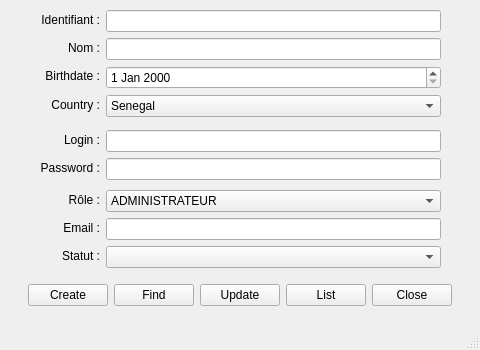
<?xml version="1.0" encoding="UTF-8"?>
<ui version="4.0">
 <class>UIUser</class>
 <widget class="QMainWindow" name="UIUser">
  <property name="geometry">
   <rect>
    <x>0</x>
    <y>0</y>
    <width>480</width>
    <height>350</height>
   </rect>
  </property>
  <property name="minimumSize">
   <size>
    <width>480</width>
    <height>350</height>
   </size>
  </property>
  <property name="maximumSize">
   <size>
    <width>480</width>
    <height>350</height>
   </size>
  </property>
  <property name="windowTitle">
   <string>Gestion des utilisateurs - Admin : </string>
  </property>
  <widget class="QWidget" name="centralwidget">
   <widget class="QWidget" name="formLayoutWidget">
    <property name="geometry">
     <rect>
      <x>40</x>
      <y>10</y>
      <width>401</width>
      <height>111</height>
     </rect>
    </property>
    <layout class="QFormLayout" name="formLayout">
     <item row="0" column="0">
      <widget class="QLabel" name="labelId">
       <property name="minimumSize">
        <size>
         <width>60</width>
         <height>20</height>
        </size>
       </property>
       <property name="maximumSize">
        <size>
         <width>60</width>
         <height>20</height>
        </size>
       </property>
       <property name="text">
        <string>Identifiant :</string>
       </property>
       <property name="alignment">
        <set>Qt::AlignRight|Qt::AlignTrailing|Qt::AlignVCenter</set>
       </property>
      </widget>
     </item>
     <item row="0" column="1">
      <widget class="QLineEdit" name="lineEditIdentifiant"/>
     </item>
     <item row="1" column="0">
      <widget class="QLabel" name="labelNom">
       <property name="minimumSize">
        <size>
         <width>60</width>
         <height>20</height>
        </size>
       </property>
       <property name="maximumSize">
        <size>
         <width>60</width>
         <height>20</height>
        </size>
       </property>
       <property name="text">
        <string>Nom :</string>
       </property>
       <property name="alignment">
        <set>Qt::AlignRight|Qt::AlignTrailing|Qt::AlignVCenter</set>
       </property>
      </widget>
     </item>
     <item row="1" column="1">
      <widget class="QLineEdit" name="lineEditNom"/>
     </item>
     <item row="2" column="0">
      <widget class="QLabel" name="labelBirthdate">
       <property name="minimumSize">
        <size>
         <width>60</width>
         <height>20</height>
        </size>
       </property>
       <property name="maximumSize">
        <size>
         <width>60</width>
         <height>20</height>
        </size>
       </property>
       <property name="text">
        <string>Birthdate :</string>
       </property>
       <property name="alignment">
        <set>Qt::AlignRight|Qt::AlignTrailing|Qt::AlignVCenter</set>
       </property>
      </widget>
     </item>
     <item row="2" column="1">
      <widget class="QDateEdit" name="dateEditBirthdate"/>
     </item>
     <item row="3" column="0">
      <widget class="QLabel" name="labelCountry">
       <property name="minimumSize">
        <size>
         <width>60</width>
         <height>20</height>
        </size>
       </property>
       <property name="maximumSize">
        <size>
         <width>60</width>
         <height>20</height>
        </size>
       </property>
       <property name="text">
        <string>Country :</string>
       </property>
       <property name="alignment">
        <set>Qt::AlignRight|Qt::AlignTrailing|Qt::AlignVCenter</set>
       </property>
      </widget>
     </item>
     <item row="3" column="1">
      <widget class="QComboBox" name="comboBoxCountry">
       <item>
        <property name="text">
         <string>Senegal</string>
        </property>
       </item>
       <item>
        <property name="text">
         <string>Mali</string>
        </property>
       </item>
       <item>
        <property name="text">
         <string>Ivoiry Coast</string>
        </property>
       </item>
       <item>
        <property name="text">
         <string>Benin</string>
        </property>
       </item>
       <item>
        <property name="text">
         <string>South Africa</string>
        </property>
       </item>
       <item>
        <property name="text">
         <string>Morocco</string>
        </property>
       </item>
       <item>
        <property name="text">
         <string>Niger</string>
        </property>
       </item>
      </widget>
     </item>
    </layout>
   </widget>
   <widget class="QWidget" name="gridLayoutWidget">
    <property name="geometry">
     <rect>
      <x>10</x>
      <y>280</y>
      <width>461</width>
      <height>31</height>
     </rect>
    </property>
    <layout class="QGridLayout" name="gridLayout">
     <item row="0" column="6">
      <spacer name="horizontalSpacerRight">
       <property name="orientation">
        <enum>Qt::Horizontal</enum>
       </property>
       <property name="sizeHint" stdset="0">
        <size>
         <width>40</width>
         <height>20</height>
        </size>
       </property>
      </spacer>
     </item>
     <item row="0" column="3">
      <widget class="QPushButton" name="pushButtonUpdate">
       <property name="text">
        <string>Update</string>
       </property>
      </widget>
     </item>
     <item row="0" column="5">
      <widget class="QPushButton" name="pushButtonClose">
       <property name="text">
        <string>Close</string>
       </property>
      </widget>
     </item>
     <item row="0" column="2">
      <widget class="QPushButton" name="pushButtonFind">
       <property name="text">
        <string>Find</string>
       </property>
      </widget>
     </item>
     <item row="0" column="4">
      <widget class="QPushButton" name="pushButtonList">
       <property name="text">
        <string>List</string>
       </property>
      </widget>
     </item>
     <item row="0" column="1">
      <widget class="QPushButton" name="pushButtonCreate">
       <property name="text">
        <string>Create</string>
       </property>
      </widget>
     </item>
     <item row="0" column="0">
      <spacer name="horizontalSpacer">
       <property name="orientation">
        <enum>Qt::Horizontal</enum>
       </property>
       <property name="sizeHint" stdset="0">
        <size>
         <width>40</width>
         <height>20</height>
        </size>
       </property>
      </spacer>
     </item>
    </layout>
   </widget>
   <widget class="QWidget" name="formLayoutWidget_2">
    <property name="geometry">
     <rect>
      <x>40</x>
      <y>130</y>
      <width>401</width>
      <height>51</height>
     </rect>
    </property>
    <layout class="QFormLayout" name="formLayout_credentials">
     <item row="0" column="0">
      <widget class="QLabel" name="labelLogin">
       <property name="minimumSize">
        <size>
         <width>60</width>
         <height>20</height>
        </size>
       </property>
       <property name="maximumSize">
        <size>
         <width>60</width>
         <height>20</height>
        </size>
       </property>
       <property name="text">
        <string>Login :</string>
       </property>
       <property name="alignment">
        <set>Qt::AlignRight|Qt::AlignTrailing|Qt::AlignVCenter</set>
       </property>
      </widget>
     </item>
     <item row="0" column="1">
      <widget class="QLineEdit" name="lineEditLogin"/>
     </item>
     <item row="1" column="0">
      <widget class="QLabel" name="labelPassword">
       <property name="minimumSize">
        <size>
         <width>60</width>
         <height>20</height>
        </size>
       </property>
       <property name="maximumSize">
        <size>
         <width>60</width>
         <height>20</height>
        </size>
       </property>
       <property name="text">
        <string>Password :</string>
       </property>
       <property name="alignment">
        <set>Qt::AlignRight|Qt::AlignTrailing|Qt::AlignVCenter</set>
       </property>
      </widget>
     </item>
     <item row="1" column="1">
      <widget class="QLineEdit" name="lineEditPassword">
       <property name="echoMode">
        <enum>QLineEdit::Password</enum>
       </property>
      </widget>
     </item>
    </layout>
   </widget>
   <widget class="QWidget" name="formLayoutWidget_3">
    <property name="geometry">
     <rect>
      <x>40</x>
      <y>190</y>
      <width>401</width>
      <height>81</height>
     </rect>
    </property>
    <layout class="QFormLayout" name="formLayout_2">
     <item row="0" column="0">
      <widget class="QLabel" name="labelRole">
       <property name="minimumSize">
        <size>
         <width>60</width>
         <height>20</height>
        </size>
       </property>
       <property name="maximumSize">
        <size>
         <width>60</width>
         <height>20</height>
        </size>
       </property>
       <property name="text">
        <string>Rôle :</string>
       </property>
       <property name="alignment">
        <set>Qt::AlignRight|Qt::AlignTrailing|Qt::AlignVCenter</set>
       </property>
      </widget>
     </item>
     <item row="0" column="1">
      <widget class="QComboBox" name="comboBoxRole">
       <item>
        <property name="text">
         <string>ADMINISTRATEUR</string>
        </property>
       </item>
       <item>
        <property name="text">
         <string>CLIENT</string>
        </property>
       </item>
       <item>
        <property name="text">
         <string>GESTIONNAIRE</string>
        </property>
       </item>
      </widget>
     </item>
     <item row="1" column="0">
      <widget class="QLabel" name="labelEmail">
       <property name="minimumSize">
        <size>
         <width>60</width>
         <height>20</height>
        </size>
       </property>
       <property name="maximumSize">
        <size>
         <width>60</width>
         <height>20</height>
        </size>
       </property>
       <property name="text">
        <string>Email :</string>
       </property>
       <property name="alignment">
        <set>Qt::AlignRight|Qt::AlignTrailing|Qt::AlignVCenter</set>
       </property>
      </widget>
     </item>
     <item row="2" column="0">
      <widget class="QLabel" name="labelSatut">
       <property name="minimumSize">
        <size>
         <width>60</width>
         <height>20</height>
        </size>
       </property>
       <property name="maximumSize">
        <size>
         <width>60</width>
         <height>20</height>
        </size>
       </property>
       <property name="text">
        <string>Statut :</string>
       </property>
       <property name="alignment">
        <set>Qt::AlignRight|Qt::AlignTrailing|Qt::AlignVCenter</set>
       </property>
      </widget>
     </item>
     <item row="1" column="1">
      <widget class="QLineEdit" name="lineEditEmail"/>
     </item>
     <item row="2" column="1">
      <widget class="QComboBox" name="comboBoxStatut">
       <item>
        <property name="text">
         <string/>
        </property>
       </item>
       <item>
        <property name="text">
         <string>ACTIF</string>
        </property>
       </item>
       <item>
        <property name="text">
         <string>INACTIF</string>
        </property>
       </item>
      </widget>
     </item>
    </layout>
   </widget>
  </widget>
  <widget class="QMenuBar" name="menubar">
   <property name="geometry">
    <rect>
     <x>0</x>
     <y>0</y>
     <width>480</width>
     <height>21</height>
    </rect>
   </property>
  </widget>
  <widget class="QStatusBar" name="statusbar"/>
 </widget>
 <resources/>
 <connections/>
</ui>
